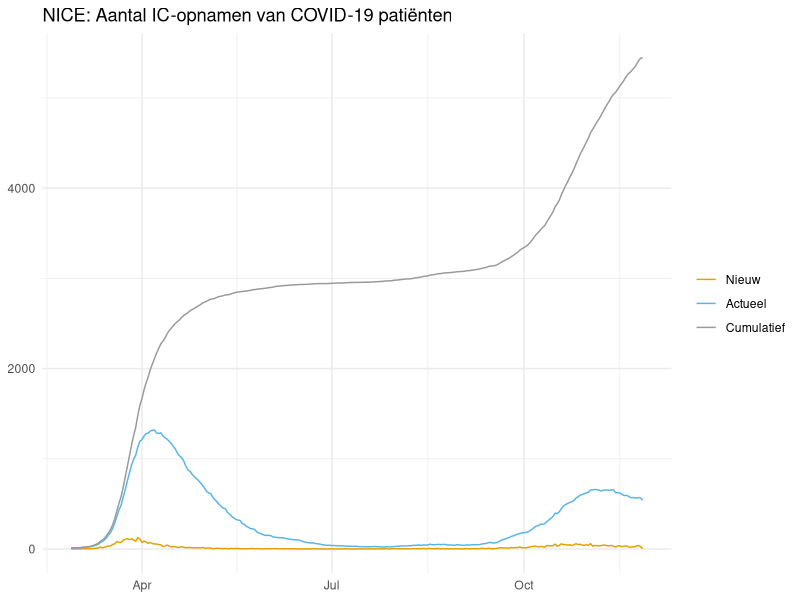

R code for this plot: (Note: this script raises an error after producing the figure.)
library(tidyverse)
library(cowplot)
library(glue)
library(lubridate)
dir.create("plots")

###################
##### IC DATA #####
###################

# NICE DATA
data_nice <- read_csv("data/nice_ic_by_day.csv")

# sort data
data_nice <- data_nice %>%
  select(Datum, newIntake) %>%
  rename("Aantal" = newIntake) %>%
  mutate(meas = "Nieuw") %>%
  bind_rows(data_nice %>%
              select(Datum, intakeCount) %>%
              rename("Aantal" = intakeCount) %>%
              mutate(meas = "Actueel")) %>%
  bind_rows(data_nice %>%
              select(Datum, intakeCumulative) %>%
              rename("Aantal" = intakeCumulative) %>%
              mutate(meas = "Cumulatief")) %>%
  bind_rows(data_nice %>%
              select(Datum, survivedCumulative) %>%
              rename("Aantal" = survivedCumulative) %>%
              mutate(meas = "Overleefd")) %>%
  bind_rows(data_nice %>%
              select(Datum, diedCumulative) %>%
              rename("Aantal" = diedCumulative) %>%
              mutate(meas = "Overleden")) %>%
  bind_rows(data_nice %>%
              select(Datum, icCount) %>%
              rename("Aantal" = icCount) %>%
              mutate(meas = "icCount"))

# plot "IC opnamen"
data_nice %>%
  filter(meas == "Nieuw" |
           meas == "Actueel" |
           meas == "Cumulatief") %>%
  mutate(meas = factor(meas, c("Nieuw", "Actueel", "Cumulatief"))) %>%
  ggplot(aes(x = Datum, y = Aantal, colour = meas, group = meas)) +
  geom_line()+
  theme_minimal() +
  theme(axis.title.x=element_blank(),
        axis.title.y=element_blank(),
        legend.pos = "bottom",
        legend.title = element_blank()) +
  scale_color_manual(values=c("#E69F00", "#56B4E9", "#999999")) +
  ggtitle("NICE: Aantal IC-opnamen van COVID-19 patiënten") +
  ggsave("plots/ic_nice_intakes.png", width = 5.5, height=4)

# plot "Vrijkomst IC-bedden"
data_nice %>%
  filter(meas == "Overleefd" |
           meas == "Overleden") %>%
  ggplot(aes(x = Datum, y = Aantal, colour = meas, group = meas)) +
  geom_line()+
  theme_minimal() +
  theme(axis.title.x=element_blank(),
        axis.title.y=element_blank(),
        legend.pos = "bottom",
        legend.title = element_blank()) +
  scale_color_manual(values=c("#E69F00", "#56B4E9", "#999999")) +
  ggtitle("NICE: Vrijkomst IC-bedden COVID-19 patiënten") +
  ggsave("plots/ic_nice_vrijkomst.png", width = 5.5, height=4)

# LCPS data
data_lcps <- read_csv("data/lcps_ic.csv")
head(data_lcps)

# plot aantal opnamen
data_lcps %>%
  ggplot(aes(x = Date, y = Aantal)) +
  geom_line(colour = "#E69F00")+
  theme_minimal() +
  theme(axis.title.x=element_blank(),
        axis.title.y=element_blank(),
        legend.pos = "bottom",
        legend.title = element_blank()) +
  ggtitle("LCPS: Aantal IC-opnamen COVID-19 patiënten") +
  ggsave("plots/ic_lcps_intakes.png", width = 5.5, height=4)


# Combine nice and lcps data
data_ic <- data_lcps %>%
  rename("Datum" = Date) %>%
  mutate(meas = "Actueel",
         bron = "LCPS") %>%
  bind_rows(data_nice %>%
              mutate(bron = "NICE"))

# plot combination
data_ic %>%
  filter(meas == "Actueel") %>%
  mutate(bron = factor(bron, c("LCPS", "NICE"))) %>%
  ggplot(aes(x = Datum, y = Aantal, colour = bron)) +
  geom_line() +
  theme_minimal() +
  theme(axis.title.x=element_blank(),
        axis.title.y=element_blank(),
        legend.pos = "bottom",
        legend.title = element_blank()) +
  scale_color_manual(values=c("#E69F00", "#56B4E9", "#999999")) +
  ggtitle("LCPS vs NICE: Aantal IC-opnamen COVID-19 patiënten") +
  ggsave("plots/ic_lcps_nice.png", width = 5.5, height=4)
